Frame 1 (no input): blank canvas, image omitted
Frame 60 (the mouse pressed at the canvas centre just before this capture): blank canvas, image omitted
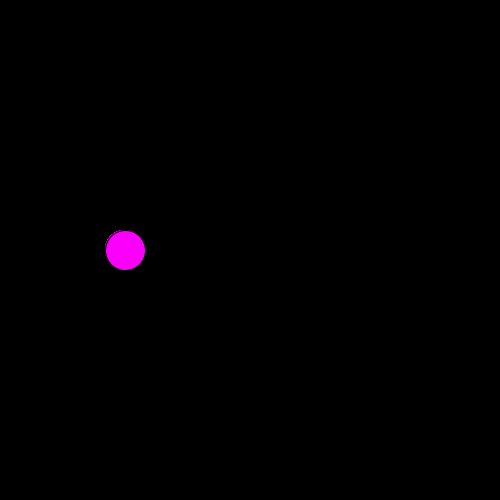
Frame 120 (the mouse held since frame 60 and released just before this capture)

The Processing sketch whose frames 1 and 60 were blank and that drew this single picture after the mouse press (run headless with seeded random() and noise(); from frame 60 on, the mouse is pressed at the canvas centre):

// Processing sketch: processing_156993
// ── processing_156993.pde

int q = 255;
int[]red = new int[q];
int[]blue = new int[q];
int numCircles=3;
int[] circleX = new int[numCircles];


void setup() {
  size(500, 500);
  for (int x=0; x<q; x++) {
    red[x] = 0;
    blue[x] = 0;
  }
  
  for (int i=0; i<numCircles; i++) {
    circleX[i] = width/4;
  }
}

void draw() {
  background(0);

  for (int x=0; x<q -1; x++) {
    red[x] = red[x+1];
    blue[x] = blue[x+1];
  }

  red[q-1]=mouseX;
  blue[q-1]=mouseY;

  for (int i=0; i<numCircles; i++) {


    for (int x=0; x<q; x++) {
      fill(red[x], 0, blue[x]);
      ellipse(circleX[i], height/2, 40, 40);
    }
  }
}
